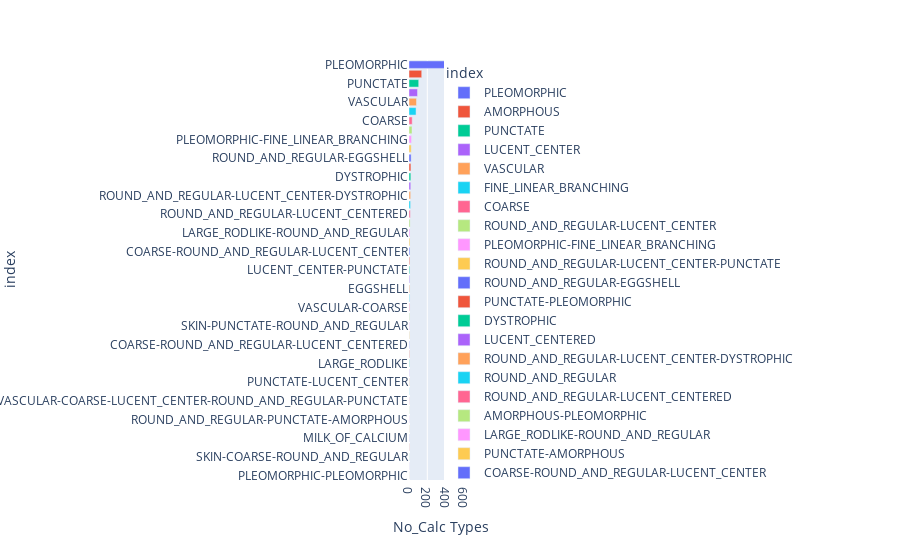

The code cell stored with this chart in its notebook:
### Code cell
## plot the calc types
calctype_calc_graph= px.bar(data_frame=calctype_calc_train_data, x='No_Calc Types', y='index', color='index')
calctype_calc_graph

### Figure 1 — Plotly figure (JSON) as saved in the notebook; plotly's stock layout.template omitted (floating-point values rounded to 4 significant figures)
{"data": [{"alignmentgroup": "True", "hovertemplate": "index=%{y}<br>No_Calc Types=%{x}<extra></extra>", "legendgroup": "PLEOMORPHIC", "marker": {"color": "#636efa", "pattern": {"shape": ""}}, "name": "PLEOMORPHIC", "offsetgroup": "PLEOMORPHIC", "orientation": "h", "showlegend": true, "textposition": "auto", "type": "bar", "x": [664], "xaxis": "x", "y": ["PLEOMORPHIC"], "yaxis": "y"}, {"alignmentgroup": "True", "hovertemplate": "index=%{y}<br>No_Calc Types=%{x}<extra></extra>", "legendgroup": "AMORPHOUS", "marker": {"color": "#EF553B", "pattern": {"shape": ""}}, "name": "AMORPHOUS", "offsetgroup": "AMORPHOUS", "orientation": "h", "showlegend": true, "textposition": "auto", "type": "bar", "x": [139], "xaxis": "x", "y": ["AMORPHOUS"], "yaxis": "y"}, {"alignmentgroup": "True", "hovertemplate": "index=%{y}<br>No_Calc Types=%{x}<extra></extra>", "legendgroup": "PUNCTATE", "marker": {"color": "#00cc96", "pattern": {"shape": ""}}, "name": "PUNCTATE", "offsetgroup": "PUNCTATE", "orientation": "h", "showlegend": true, "textposition": "auto", "type": "bar", "x": [106], "xaxis": "x", "y": ["PUNCTATE"], "yaxis": "y"}, {"alignmentgroup": "True", "hovertemplate": "index=%{y}<br>No_Calc Types=%{x}<extra></extra>", "legendgroup": "LUCENT_CENTER", "marker": {"color": "#ab63fa", "pattern": {"shape": ""}}, "name": "LUCENT_CENTER", "offsetgroup": "LUCENT_CENTER", "orientation": "h", "showlegend": true, "textposition": "auto", "type": "bar", "x": [93], "xaxis": "x", "y": ["LUCENT_CENTER"], "yaxis": "y"}, {"alignmentgroup": "True", "hovertemplate": "index=%{y}<br>No_Calc Types=%{x}<extra></extra>", "legendgroup": "VASCULAR", "marker": {"color": "#FFA15A", "pattern": {"shape": ""}}, "name": "VASCULAR", "offsetgroup": "VASCULAR", "orientation": "h", "showlegend": true, "textposition": "auto", "type": "bar", "x": [82], "xaxis": "x", "y": ["VASCULAR"], "yaxis": "y"}, {"alignmentgroup": "True", "hovertemplate": "index=%{y}<br>No_Calc Types=%{x}<extra></extra>", "legendgroup": "FINE_LINEAR_BRANCHING", "marker": {"color": "#19d3f3", "pattern": {"shape": ""}}, "name": "FINE_LINEAR_BRANCHING", "offsetgroup": "FINE_LINEAR_BRANCHING", "orientation": "h", "showlegend": true, "textposition": "auto", "type": "bar", "x": [77], "xaxis": "x", "y": ["FINE_LINEAR_BRANCHING"], "yaxis": "y"}, {"alignmentgroup": "True", "hovertemplate": "index=%{y}<br>No_Calc Types=%{x}<extra></extra>", "legendgroup": "COARSE", "marker": {"color": "#FF6692", "pattern": {"shape": ""}}, "name": "COARSE", "offsetgroup": "COARSE", "orientation": "h", "showlegend": true, "textposition": "auto", "type": "bar", "x": [35], "xaxis": "x", "y": ["COARSE"], "yaxis": "y"}, {"alignmentgroup": "True", "hovertemplate": "index=%{y}<br>No_Calc Types=%{x}<extra></extra>", "legendgroup": "ROUND_AND_REGULAR-LUCENT_CENTER", "marker": {"color": "#B6E880", "pattern": {"shape": ""}}, "name": "ROUND_AND_REGULAR-LUCENT_CENTER", "offsetgroup": "ROUND_AND_REGULAR-LUCENT_CENTER", "orientation": "h", "showlegend": true, "textposition": "auto", "type": "bar", "x": [33], "xaxis": "x", "y": ["ROUND_AND_REGULAR-LUCENT_CENTER"], "yaxis": "y"}, {"alignmentgroup": "True", "hovertemplate": "index=%{y}<br>No_Calc Types=%{x}<extra></extra>", "legendgroup": "PLEOMORPHIC-FINE_LINEAR_BRANCHING", "marker": {"color": "#FF97FF", "pattern": {"shape": ""}}, "name": "PLEOMORPHIC-FINE_LINEAR_BRANCHING", "offsetgroup": "PLEOMORPHIC-FINE_LINEAR_BRANCHING", "orientation": "h", "showlegend": true, "textposition": "auto", "type": "bar", "x": [28], "xaxis": "x", "y": ["PLEOMORPHIC-FINE_LINEAR_BRANCHING"], "yaxis": "y"}, {"alignmentgroup": "True", "hovertemplate": "index=%{y}<br>No_Calc Types=%{x}<extra></extra>", "legendgroup": "ROUND_AND_REGULAR-LUCENT_CENTER-PUNCTATE", "marker": {"color": "#FECB52", "pattern": {"shape": ""}}, "name": "ROUND_AND_REGULAR-LUCENT_CENTER-PUNCTATE", "offsetgroup": "ROUND_AND_REGULAR-LUCENT_CENTER-PUNCTATE", "orientation": "h", "showlegend": true, "textposition": "auto", "type": "bar", "x": [24], "xaxis": "x", "y": ["ROUND_AND_REGULAR-LUCENT_CENTER-PUNCTATE"], "yaxis": "y"}, {"alignmentgroup": "True", "hovertemplate": "index=%{y}<br>No_Calc Types=%{x}<extra></extra>", "legendgroup": "ROUND_AND_REGULAR-EGGSHELL", "marker": {"color": "#636efa", "pattern": {"shape": ""}}, "name": "ROUND_AND_REGULAR-EGGSHELL", "offsetgroup": "ROUND_AND_REGULAR-EGGSHELL", "orientation": "h", "showlegend": true, "textposition": "auto", "type": "bar", "x": [23], "xaxis": "x", "y": ["ROUND_AND_REGULAR-EGGSHELL"], "yaxis": "y"}, {"alignmentgroup": "True", "hovertemplate": "index=%{y}<br>No_Calc Types=%{x}<extra></extra>", "legendgroup": "PUNCTATE-PLEOMORPHIC", "marker": {"color": "#EF553B", "pattern": {"shape": ""}}, "name": "PUNCTATE-PLEOMORPHIC", "offsetgroup": "PUNCTATE-PLEOMORPHIC", "orientation": "h", "showlegend": true, "textposition": "auto", "type": "bar", "x": [21], "xaxis": "x", "y": ["PUNCTATE-PLEOMORPHIC"], "yaxis": "y"}, {"alignmentgroup": "True", "hovertemplate": "index=%{y}<br>No_Calc Types=%{x}<extra></extra>", "legendgroup": "DYSTROPHIC", "marker": {"color": "#00cc96", "pattern": {"shape": ""}}, "name": "DYSTROPHIC", "offsetgroup": "DYSTROPHIC", "orientation": "h", "showlegend": true, "textposition": "auto", "type": "bar", "x": [20], "xaxis": "x", "y": ["DYSTROPHIC"], "yaxis": "y"}, {"alignmentgroup": "True", "hovertemplate": "index=%{y}<br>No_Calc Types=%{x}<extra></extra>", "legendgroup": "LUCENT_CENTERED", "marker": {"color": "#ab63fa", "pattern": {"shape": ""}}, "name": "LUCENT_CENTERED", "offsetgroup": "LUCENT_CENTERED", "orientation": "h", "showlegend": true, "textposition": "auto", "type": "bar", "x": [19], "xaxis": "x", "y": ["LUCENT_CENTERED"], "yaxis": "y"}, {"alignmentgroup": "True", "hovertemplate": "index=%{y}<br>No_Calc Types=%{x}<extra></extra>", "legendgroup": "ROUND_AND_REGULAR-LUCENT_CENTER-DYSTROPHIC", "marker": {"color": "#FFA15A", "pattern": {"shape": ""}}, "name": "ROUND_AND_REGULAR-LUCENT_CENTER-DYSTROPHIC", "offsetgroup": "ROUND_AND_REGULAR-LUCENT_CENTER-DYSTROPHIC", "orientation": "h", "showlegend": true, "textposition": "auto", "type": "bar", "x": [18], "xaxis": "x", "y": ["ROUND_AND_REGULAR-LUCENT_CENTER-DYSTROPHIC"], "yaxis": "y"}, {"alignmentgroup": "True", "hovertemplate": "index=%{y}<br>No_Calc Types=%{x}<extra></extra>", "legendgroup": "ROUND_AND_REGULAR", "marker": {"color": "#19d3f3", "pattern": {"shape": ""}}, "name": "ROUND_AND_REGULAR", "offsetgroup": "ROUND_AND_REGULAR", "orientation": "h", "showlegend": true, "textposition": "auto", "type": "bar", "x": [17], "xaxis": "x", "y": ["ROUND_AND_REGULAR"], "yaxis": "y"}, {"alignmentgroup": "True", "hovertemplate": "index=%{y}<br>No_Calc Types=%{x}<extra></extra>", "legendgroup": "ROUND_AND_REGULAR-LUCENT_CENTERED", "marker": {"color": "#FF6692", "pattern": {"shape": ""}}, "name": "ROUND_AND_REGULAR-LUCENT_CENTERED", "offsetgroup": "ROUND_AND_REGULAR-LUCENT_CENTERED", "orientation": "h", "showlegend": true, "textposition": "auto", "type": "bar", "x": [14], "xaxis": "x", "y": ["ROUND_AND_REGULAR-LUCENT_CENTERED"], "yaxis": "y"}, {"alignmentgroup": "True", "hovertemplate": "index=%{y}<br>No_Calc Types=%{x}<extra></extra>", "legendgroup": "AMORPHOUS-PLEOMORPHIC", "marker": {"color": "#B6E880", "pattern": {"shape": ""}}, "name": "AMORPHOUS-PLEOMORPHIC", "offsetgroup": "AMORPHOUS-PLEOMORPHIC", "orientation": "h", "showlegend": true, "textposition": "auto", "type": "bar", "x": [12], "xaxis": "x", "y": ["AMORPHOUS-PLEOMORPHIC"], "yaxis": "y"}, {"alignmentgroup": "True", "hovertemplate": "index=%{y}<br>No_Calc Types=%{x}<extra></extra>", "legendgroup": "LARGE_RODLIKE-ROUND_AND_REGULAR", "marker": {"color": "#FF97FF", "pattern": {"shape": ""}}, "name": "LARGE_RODLIKE-ROUND_AND_REGULAR", "offsetgroup": "LARGE_RODLIKE-ROUND_AND_REGULAR", "orientation": "h", "showlegend": true, "textposition": "auto", "type": "bar", "x": [11], "xaxis": "x", "y": ["LARGE_RODLIKE-ROUND_AND_REGULAR"], "yaxis": "y"}, {"alignmentgroup": "True", "hovertemplate": "index=%{y}<br>No_Calc Types=%{x}<extra></extra>", "legendgroup": "PUNCTATE-AMORPHOUS", "marker": {"color": "#FECB52", "pattern": {"shape": ""}}, "name": "PUNCTATE-AMORPHOUS", "offsetgroup": "PUNCTATE-AMORPHOUS", "orientation": "h", "showlegend": true, "textposition": "auto", "type": "bar", "x": [10], "xaxis": "x", "y": ["PUNCTATE-AMORPHOUS"], "yaxis": "y"}, {"alignmentgroup": "True", "hovertemplate": "index=%{y}<br>No_Calc Types=%{x}<extra></extra>", "legendgroup": "COARSE-ROUND_AND_REGULAR-LUCENT_CENTER", "marker": {"color": "#636efa", "pattern": {"shape": ""}}, "name": "COARSE-ROUND_AND_REGULAR-LUCENT_CENTER", "offsetgroup": "COARSE-ROUND_AND_REGULAR-LUCENT_CENTER", "orientation": "h", "showlegend": true, "textposition": "auto", "type": "bar", "x": [10], "xaxis": "x", "y": ["COARSE-ROUND_AND_REGULAR-LUCENT_CENTER"], "yaxis": "y"}, {"alignmentgroup": "True", "hovertemplate": "index=%{y}<br>No_Calc Types=%{x}<extra></extra>", "legendgroup": "VASCULAR-COARSE-LUCENT_CENTERED", "marker": {"color": "#EF553B", "pattern": {"shape": ""}}, "name": "VASCULAR-COARSE-LUCENT_CENTERED", "offsetgroup": "VASCULAR-COARSE-LUCENT_CENTERED", "orientation": "h", "showlegend": true, "textposition": "auto", "type": "bar", "x": [8], "xaxis": "x", "y": ["VASCULAR-COARSE-LUCENT_CENTERED"], "yaxis": "y"}, {"alignmentgroup": "True", "hovertemplate": "index=%{y}<br>No_Calc Types=%{x}<extra></extra>", "legendgroup": "LUCENT_CENTER-PUNCTATE", "marker": {"color": "#00cc96", "pattern": {"shape": ""}}, "name": "LUCENT_CENTER-PUNCTATE", "offsetgroup": "LUCENT_CENTER-PUNCTATE", "orientation": "h", "showlegend": true, "textposition": "auto", "type": "bar", "x": [8], "xaxis": "x", "y": ["LUCENT_CENTER-PUNCTATE"], "yaxis": "y"}, {"alignmentgroup": "True", "hovertemplate": "index=%{y}<br>No_Calc Types=%{x}<extra></extra>", "legendgroup": "ROUND_AND_REGULAR-PLEOMORPHIC", "marker": {"color": "#ab63fa", "pattern": {"shape": ""}}, "name": "ROUND_AND_REGULAR-PLEOMORPHIC", "offsetgroup": "ROUND_AND_REGULAR-PLEOMORPHIC", "orientation": "h", "showlegend": true, "textposition": "auto", "type": "bar", "x": [7], "xaxis": "x", "y": ["ROUND_AND_REGULAR-PLEOMORPHIC"], "yaxis": "y"}, {"alignmentgroup": "True", "hovertemplate": "index=%{y}<br>No_Calc Types=%{x}<extra></extra>", "legendgroup": "EGGSHELL", "marker": {"color": "#FFA15A", "pattern": {"shape": ""}}, "name": "EGGSHELL", "offsetgroup": "EGGSHELL", "orientation": "h", "showlegend": true, "textposition": "auto", "type": "bar", "x": [7], "xaxis": "x", "y": ["EGGSHELL"], "yaxis": "y"}, {"alignmentgroup": "True", "hovertemplate": "index=%{y}<br>No_Calc Types=%{x}<extra></extra>", "legendgroup": "PUNCTATE-FINE_LINEAR_BRANCHING", "marker": {"color": "#19d3f3", "pattern": {"shape": ""}}, "name": "PUNCTATE-FINE_LINEAR_BRANCHING", "offsetgroup": "PUNCTATE-FINE_LINEAR_BRANCHING", "orientation": "h", "showlegend": true, "textposition": "auto", "type": "bar", "x": [6], "xaxis": "x", "y": ["PUNCTATE-FINE_LINEAR_BRANCHING"], "yaxis": "y"}, {"alignmentgroup": "True", "hovertemplate": "index=%{y}<br>No_Calc Types=%{x}<extra></extra>", "legendgroup": "VASCULAR-COARSE", "marker": {"color": "#FF6692", "pattern": {"shape": ""}}, "name": "VASCULAR-COARSE", "offsetgroup": "VASCULAR-COARSE", "orientation": "h", "showlegend": true, "textposition": "auto", "type": "bar", "x": [6], "xaxis": "x", "y": ["VASCULAR-COARSE"], "yaxis": "y"}, {"alignmentgroup": "True", "hovertemplate": "index=%{y}<br>No_Calc Types=%{x}<extra></extra>", "legendgroup": "ROUND_AND_REGULAR-PUNCTATE", "marker": {"color": "#B6E880", "pattern": {"shape": ""}}, "name": "ROUND_AND_REGULAR-PUNCTATE", "offsetgroup": "ROUND_AND_REGULAR-PUNCTATE", "orientation": "h", "showlegend": true, "textposition": "auto", "type": "bar", "x": [5], "xaxis": "x", "y": ["ROUND_AND_REGULAR-PUNCTATE"], "yaxis": "y"}, {"alignmentgroup": "True", "hovertemplate": "index=%{y}<br>No_Calc Types=%{x}<extra></extra>", "legendgroup": "SKIN-PUNCTATE-ROUND_AND_REGULAR", "marker": {"color": "#FF97FF", "pattern": {"shape": ""}}, "name": "SKIN-PUNCTATE-ROUND_AND_REGULAR", "offsetgroup": "SKIN-PUNCTATE-ROUND_AND_REGULAR", "orientation": "h", "showlegend": true, "textposition": "auto", "type": "bar", "x": [4], "xaxis": "x", "y": ["SKIN-PUNCTATE-ROUND_AND_REGULAR"], "yaxis": "y"}, {"alignmentgroup": "True", "hovertemplate": "index=%{y}<br>No_Calc Types=%{x}<extra></extra>", "legendgroup": "SKIN-PUNCTATE", "marker": {"color": "#FECB52", "pattern": {"shape": ""}}, "name": "SKIN-PUNCTATE", "offsetgroup": "SKIN-PUNCTATE", "orientation": "h", "showlegend": true, "textposition": "auto", "type": "bar", "x": [4], "xaxis": "x", "y": ["SKIN-PUNCTATE"], "yaxis": "y"}, {"alignmentgroup": "True", "hovertemplate": "index=%{y}<br>No_Calc Types=%{x}<extra></extra>", "legendgroup": "COARSE-ROUND_AND_REGULAR-LUCENT_CENTERED", "marker": {"color": "#636efa", "pattern": {"shape": ""}}, "name": "COARSE-ROUND_AND_REGULAR-LUCENT_CENTERED", "offsetgroup": "COARSE-ROUND_AND_REGULAR-LUCENT_CENTERED", "orientation": "h", "showlegend": true, "textposition": "auto", "type": "bar", "x": [4], "xaxis": "x", "y": ["COARSE-ROUND_AND_REGULAR-LUCENT_CENTERED"], "yaxis": "y"}, {"alignmentgroup": "True", "hovertemplate": "index=%{y}<br>No_Calc Types=%{x}<extra></extra>", "legendgroup": "PUNCTATE-ROUND_AND_REGULAR", "marker": {"color": "#EF553B", "pattern": {"shape": ""}}, "name": "PUNCTATE-ROUND_AND_REGULAR", "offsetgroup": "PUNCTATE-ROUND_AND_REGULAR", "orientation": "h", "showlegend": true, "textposition": "auto", "type": "bar", "x": [4], "xaxis": "x", "y": ["PUNCTATE-ROUND_AND_REGULAR"], "yaxis": "y"}, {"alignmentgroup": "True", "hovertemplate": "index=%{y}<br>No_Calc Types=%{x}<extra></extra>", "legendgroup": "LARGE_RODLIKE", "marker": {"color": "#00cc96", "pattern": {"shape": ""}}, "name": "LARGE_RODLIKE", "offsetgroup": "LARGE_RODLIKE", "orientation": "h", "showlegend": true, "textposition": "auto", "type": "bar", "x": [4], "xaxis": "x", "y": ["LARGE_RODLIKE"], "yaxis": "y"}, {"alignmentgroup": "True", "hovertemplate": "index=%{y}<br>No_Calc Types=%{x}<extra></extra>", "legendgroup": "AMORPHOUS-ROUND_AND_REGULAR", "marker": {"color": "#ab63fa", "pattern": {"shape": ""}}, "name": "AMORPHOUS-ROUND_AND_REGULAR", "offsetgroup": "AMORPHOUS-ROUND_AND_REGULAR", "orientation": "h", "showlegend": true, "textposition": "auto", "type": "bar", "x": [3], "xaxis": "x", "y": ["AMORPHOUS-ROUND_AND_REGULAR"], "yaxis": "y"}, {"alignmentgroup": "True", "hovertemplate": "index=%{y}<br>No_Calc Types=%{x}<extra></extra>", "legendgroup": "PUNCTATE-LUCENT_CENTER", "marker": {"color": "#FFA15A", "pattern": {"shape": ""}}, "name": "PUNCTATE-LUCENT_CENTER", "offsetgroup": "PUNCTATE-LUCENT_CENTER", "orientation": "h", "showlegend": true, "textposition": "auto", "type": "bar", "x": [3], "xaxis": "x", "y": ["PUNCTATE-LUCENT_CENTER"], "yaxis": "y"}, {"alignmentgroup": "True", "hovertemplate": "index=%{y}<br>No_Calc Types=%{x}<extra></extra>", "legendgroup": "SKIN", "marker": {"color": "#19d3f3", "pattern": {"shape": ""}}, "name": "SKIN", "offsetgroup": "SKIN", "orientation": "h", "showlegend": true, "textposition": "auto", "type": "bar", "x": [2], "xaxis": "x", "y": ["SKIN"], "yaxis": "y"}, {"alignmentgroup": "True", "hovertemplate": "index=%{y}<br>No_Calc Types=%{x}<extra></extra>", "legendgroup": "VASCULAR-COARSE-LUCENT_CENTER-ROUND_AND_REGULAR-PUNCTATE", "marker": {"color": "#FF6692", "pattern": {"shape": ""}}, "name": "VASCULAR-COARSE-LUCENT_CENTER-ROUND_AND_REGULAR-PUNCTATE", "offsetgroup": "VASCULAR-COARSE-LUCENT_CENTER-ROUND_AND_REGULAR-PUNCTATE", "orientation": "h", "showlegend": true, "textposition": "auto", "type": "bar", "x": [2], "xaxis": "x", "y": ["VASCULAR-COARSE-LUCENT_CENTER-ROUND_AND_REGULAR-PUNCTATE"], "yaxis": "y"}, {"alignmentgroup": "True", "hovertemplate": "index=%{y}<br>No_Calc Types=%{x}<extra></extra>", "legendgroup": "COARSE-PLEOMORPHIC", "marker": {"color": "#B6E880", "pattern": {"shape": ""}}, "name": "COARSE-PLEOMORPHIC", "offsetgroup": "COARSE-PLEOMORPHIC", "orientation": "h", "showlegend": true, "textposition": "auto", "type": "bar", "x": [2], "xaxis": "x", "y": ["COARSE-PLEOMORPHIC"], "yaxis": "y"}, {"alignmentgroup": "True", "hovertemplate": "index=%{y}<br>No_Calc Types=%{x}<extra></extra>", "legendgroup": "ROUND_AND_REGULAR-PUNCTATE-AMORPHOUS", "marker": {"color": "#FF97FF", "pattern": {"shape": ""}}, "name": "ROUND_AND_REGULAR-PUNCTATE-AMORPHOUS", "offsetgroup": "ROUND_AND_REGULAR-PUNCTATE-AMORPHOUS", "orientation": "h", "showlegend": true, "textposition": "auto", "type": "bar", "x": [2], "xaxis": "x", "y": ["ROUND_AND_REGULAR-PUNCTATE-AMORPHOUS"], "yaxis": "y"}, {"alignmentgroup": "True", "hovertemplate": "index=%{y}<br>No_Calc Types=%{x}<extra></extra>", "legendgroup": "COARSE-LUCENT_CENTER", "marker": {"color": "#FECB52", "pattern": {"shape": ""}}, "name": "COARSE-LUCENT_CENTER", "offsetgroup": "COARSE-LUCENT_CENTER", "orientation": "h", "showlegend": true, "textposition": "auto", "type": "bar", "x": [2], "xaxis": "x", "y": ["COARSE-LUCENT_CENTER"], "yaxis": "y"}, {"alignmentgroup": "True", "hovertemplate": "index=%{y}<br>No_Calc Types=%{x}<extra></extra>", "legendgroup": "MILK_OF_CALCIUM", "marker": {"color": "#636efa", "pattern": {"shape": ""}}, "name": "MILK_OF_CALCIUM", "offsetgroup": "MILK_OF_CALCIUM", "orientation": "h", "showlegend": true, "textposition": "auto", "type": "bar", "x": [2], "xaxis": "x", "y": ["MILK_OF_CALCIUM"], "yaxis": "y"}, {"alignmentgroup": "True", "hovertemplate": "index=%{y}<br>No_Calc Types=%{x}<extra></extra>", "legendgroup": "COARSE-ROUND_AND_REGULAR", "marker": {"color": "#EF553B", "pattern": {"shape": ""}}, "name": "COARSE-ROUND_AND_REGULAR", "offsetgroup": "COARSE-ROUND_AND_REGULAR", "orientation": "h", "showlegend": true, "textposition": "auto", "type": "bar", "x": [2], "xaxis": "x", "y": ["COARSE-ROUND_AND_REGULAR"], "yaxis": "y"}, {"alignmentgroup": "True", "hovertemplate": "index=%{y}<br>No_Calc Types=%{x}<extra></extra>", "legendgroup": "SKIN-COARSE-ROUND_AND_REGULAR", "marker": {"color": "#00cc96", "pattern": {"shape": ""}}, "name": "SKIN-COARSE-ROUND_AND_REGULAR", "offsetgroup": "SKIN-COARSE-ROUND_AND_REGULAR", "orientation": "h", "showlegend": true, "textposition": "auto", "type": "bar", "x": [1], "xaxis": "x", "y": ["SKIN-COARSE-ROUND_AND_REGULAR"], "yaxis": "y"}, {"alignmentgroup": "True", "hovertemplate": "index=%{y}<br>No_Calc Types=%{x}<extra></extra>", "legendgroup": "ROUND_AND_REGULAR-AMORPHOUS", "marker": {"color": "#ab63fa", "pattern": {"shape": ""}}, "name": "ROUND_AND_REGULAR-AMORPHOUS", "offsetgroup": "ROUND_AND_REGULAR-AMORPHOUS", "orientation": "h", "showlegend": true, "textposition": "auto", "type": "bar", "x": [1], "xaxis": "x", "y": ["ROUND_AND_REGULAR-AMORPHOUS"], "yaxis": "y"}, {"alignmentgroup": "True", "hovertemplate": "index=%{y}<br>No_Calc Types=%{x}<extra></extra>", "legendgroup": "PLEOMORPHIC-PLEOMORPHIC", "marker": {"color": "#FFA15A", "pattern": {"shape": ""}}, "name": "PLEOMORPHIC-PLEOMORPHIC", "offsetgroup": "PLEOMORPHIC-PLEOMORPHIC", "orientation": "h", "showlegend": true, "textposition": "auto", "type": "bar", "x": [1], "xaxis": "x", "y": ["PLEOMORPHIC-PLEOMORPHIC"], "yaxis": "y"}], "layout": {"barmode": "relative", "legend": {"title": {"text": "index"}, "tracegroupgap": 0}, "margin": {"t": 60}, "xaxis": {"anchor": "y", "domain": [0, 1], "title": {"text": "No_Calc Types"}}, "yaxis": {"anchor": "x", "categoryarray": ["PLEOMORPHIC-PLEOMORPHIC", "ROUND_AND_REGULAR-AMORPHOUS", "SKIN-COARSE-ROUND_AND_REGULAR", "COARSE-ROUND_AND_REGULAR", "MILK_OF_CALCIUM", "COARSE-LUCENT_CENTER", "ROUND_AND_REGULAR-PUNCTATE-AMORPHOUS", "COARSE-PLEOMORPHIC", "VASCULAR-COARSE-LUCENT_CENTER-ROUND_AND_REGULAR-PUNCTATE", "SKIN", "PUNCTATE-LUCENT_CENTER", "AMORPHOUS-ROUND_AND_REGULAR", "LARGE_RODLIKE", "PUNCTATE-ROUND_AND_REGULAR", "COARSE-ROUND_AND_REGULAR-LUCENT_CENTERED", "SKIN-PUNCTATE", "SKIN-PUNCTATE-ROUND_AND_REGULAR", "ROUND_AND_REGULAR-PUNCTATE", "VASCULAR-COARSE", "PUNCTATE-FINE_LINEAR_BRANCHING", "EGGSHELL", "ROUND_AND_REGULAR-PLEOMORPHIC", "LUCENT_CENTER-PUNCTATE", "VASCULAR-COARSE-LUCENT_CENTERED", "COARSE-ROUND_AND_REGULAR-LUCENT_CENTER", "PUNCTATE-AMORPHOUS", "LARGE_RODLIKE-ROUND_AND_REGULAR", "AMORPHOUS-PLEOMORPHIC", "ROUND_AND_REGULAR-LUCENT_CENTERED", "ROUND_AND_REGULAR", "ROUND_AND_REGULAR-LUCENT_CENTER-DYSTROPHIC", "LUCENT_CENTERED", "DYSTROPHIC", "PUNCTATE-PLEOMORPHIC", "ROUND_AND_REGULAR-EGGSHELL", "ROUND_AND_REGULAR-LUCENT_CENTER-PUNCTATE", "PLEOMORPHIC-FINE_LINEAR_BRANCHING", "ROUND_AND_REGULAR-LUCENT_CENTER", "COARSE", "FINE_LINEAR_BRANCHING", "VASCULAR", "LUCENT_CENTER", "PUNCTATE", "AMORPHOUS", "PLEOMORPHIC"], "categoryorder": "array", "domain": [0, 1], "title": {"text": "index"}}}}
